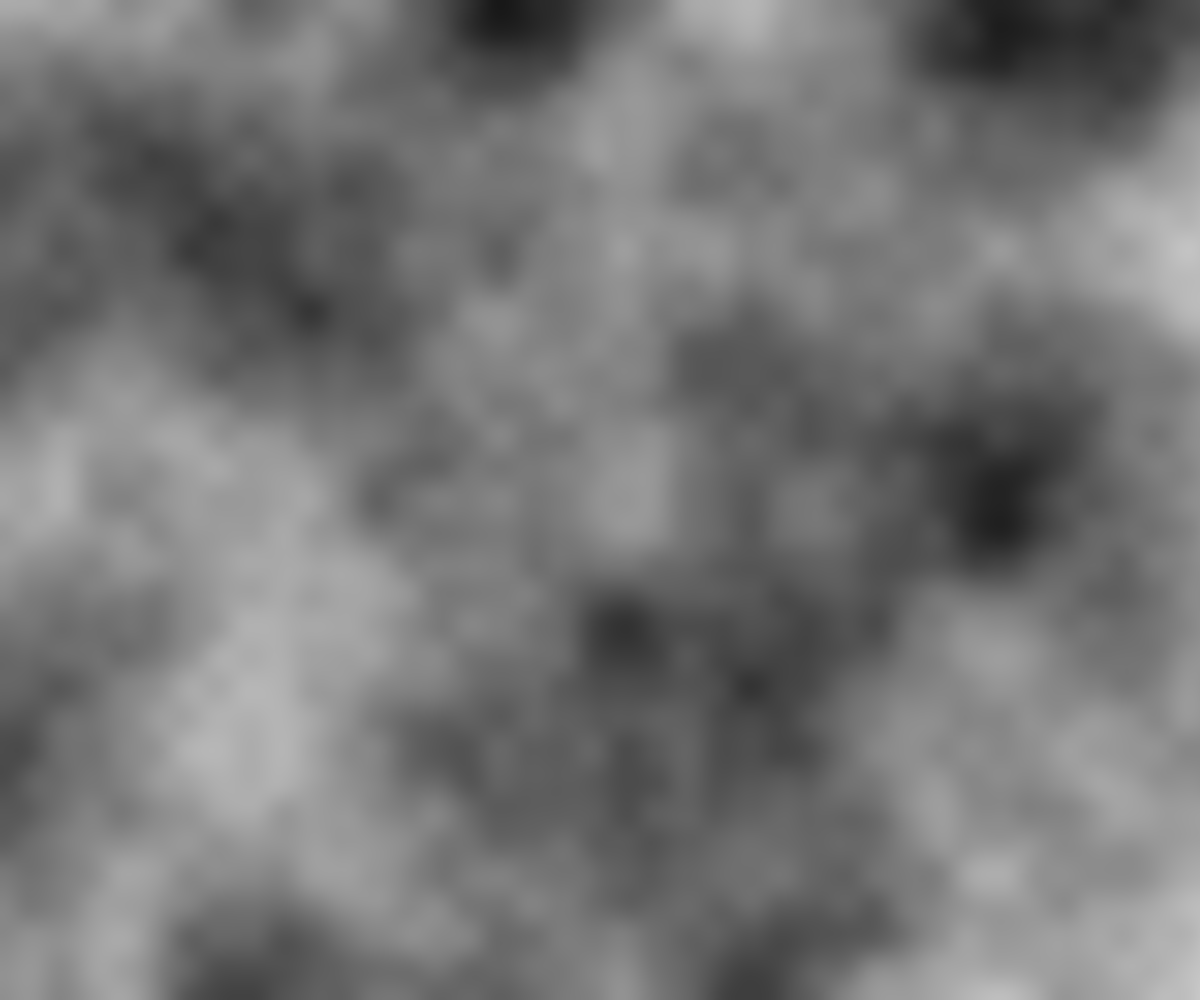
Frame 1 (no input)
Frame 2 (the mouse pressed at the canvas centre, redrawn once): identical to frame 1, image omitted

The p5.js sketch that drew this single still picture (run headless with seeded random() and noise() and a simulated clock; the mouse was pressed at the canvas centre and the sketch redrawn once):

// p5.js sketch
// ── sketch.js
var stepSize = 0.004

function setup(){
  createCanvas(windowWidth,windowHeight)
  pixelDensity(1)
}

function draw(){
  var yOffset = 0;
  loadPixels()

  for(var x = 0; x < width; x++){
    var xOffset = 0;
    for(var y = 0; y < height; y++){
      var index = (x + y * width) * 4
      var r = noise(xOffset,yOffset) * 255
      pixels[index + 0] = r
      pixels[index + 1] = r
      pixels[index + 2] = r
      pixels[index + 3] = 255 // opacity

      xOffset += stepSize
    }
    yOffset += stepSize
  }

  updatePixels()
  noLoop()
}
